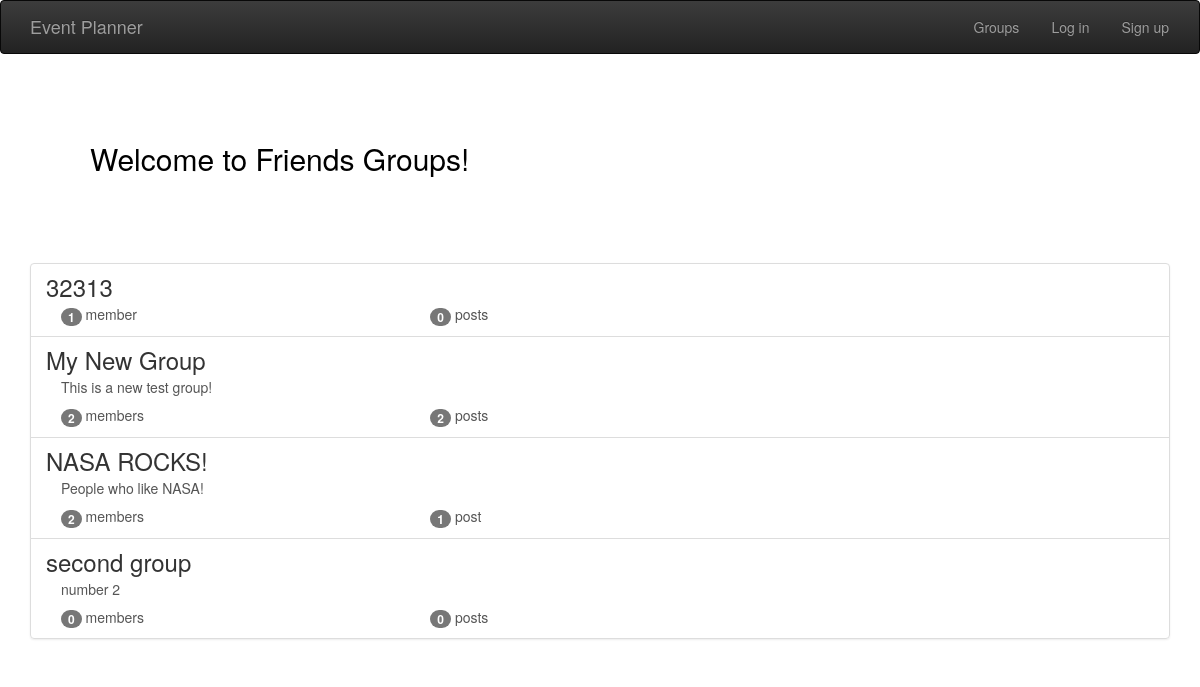
The app's page /groups/ with its own data.
### groups/models.py (models this page shows, shortened)
class Group(models.Model):
    name = models.CharField(max_length=255, unique=True)
    slug = models.SlugField(allow_unicode=True, unique=True)
    description = models.TextField(blank=True, default='')
    description_html = models.TextField(editable=False, default='', blank=True)
    members = models.ManyToManyField(User,through="GroupMember")
    class Meta:
        ordering = ["name"]

### groups/views.py (the view)
class ListGroups(generic.ListView):
    model = Group

### groups/templates/groups/group_list.html (shortened to what this page needs)
{% extends "groups/group_base.html" %}
{% block pregroup %}
<div class="container">
<div class="jumbotron" id="jumbo">
	<div class="content">
			<h2>Welcome to Friends Groups!</h2>
	</div>
</div>
</div>
{% endblock %}
{% block group_content %}
<div class="container">
	<div class="list-group">
		{% for group in object_list %}
		  <a class="list-group-item" href="{% url 'groups:single' slug=group.slug %}">
			     <h3 class="title list-group-item-heading">{{ group.name }}</h3>
			<div class="list-group-item-text container-fluid">
				{{ group.description_html|safe }}
				<div class="row">
					<div class="col-md-4">
						<span class="badge">{{ group.members.count }}</span> member{{ group.members.count|pluralize }}
					</div>
					<div class="col-md-4">
						<span class="badge">{{ group.posts.count }}</span> post{{ group.posts.count|pluralize }}
					</div>
				</div>
			</div>
		</a>
		{% endfor %}
	</div>
</div>
{% endblock %}

### groups/templates/groups/group_base.html (shortened to what this page needs)
{% extends "base.html" %}
{% block content %}
<div class="container">
  <div class="row">
    {% block pregroup %}{% endblock %}
    {% block group_content %}{% endblock %}
  </div>
</div>
{% endblock %}

### templates/base.html (shortened to what this page needs)
<!DOCTYPE html>
{% load staticfiles %}
<html>
  <head>
    <link rel="stylesheet" href="https://maxcdn.bootstrapcdn.com/bootstrap/3.3.7/css/bootstrap.min.css">
    <link rel="stylesheet" href="https://maxcdn.bootstrapcdn.com/bootstrap/3.3.7/css/bootstrap-theme.min.css">
    <link rel="stylesheet" href="{% static 'simplesocial/css/master.css'%}">
  </head>
  <body>
    <nav class="navbar navbar-inverse" role="navigation" id="navbar">
    			<div class="container">
            <a class="navbar-brand mynav" href="{% url 'home' %}">Event Planner</a>
    					<ul class="nav navbar-nav navbar-right">
    						{% if user.is_authenticated %}
                      <li><a href="{% url 'posts:create' %}" class="btn btn-simple">Post</a></li>
                      <li><a href="{% url 'groups:all' %}" class="btn btn-simple">Groups</a></li>
                      <li><a href="{% url 'groups:create' %}" class="btn btn-simple">Create Group</a></li>
                      <li><a href="{% url 'accounts:logout' %}" class="btn btn-simple">Log out</a></li>
    						{% else %}
    						      <li><a href="{% url 'groups:all' %}"class="btn btn-simple">Groups</a></li>
    						      <li><a href="{% url 'accounts:login' %}" class="btn btn-simple">Log in</a></li>
    						      <li><a href="{% url 'accounts:signup' %}" class="btn btn-simple">Sign up</a></li>
    						{% endif %}
    					</ul>
    			</div>
    		</nav>
      {% block content %}
      {% endblock %}
  </body>
</html>

### static/simplesocial/css/master.css (style rules this page uses)
body { margin: 0; overflow: auto; }

### groups/templates/groups/group_list.html (style rules this page uses)
#jumbo { background-color: white; color: black; }

### records on screen
Group: name "32313", members.count "1", posts.count "0"
Group: name "My New Group", description_html "This is a new test group!", members.count "2", posts.count "2"
Group: name "NASA ROCKS!", description_html "People who like NASA!", members.count "2", posts.count "1"
Group: name "second group", description_html "number 2", members.count "0", posts.count "0"
